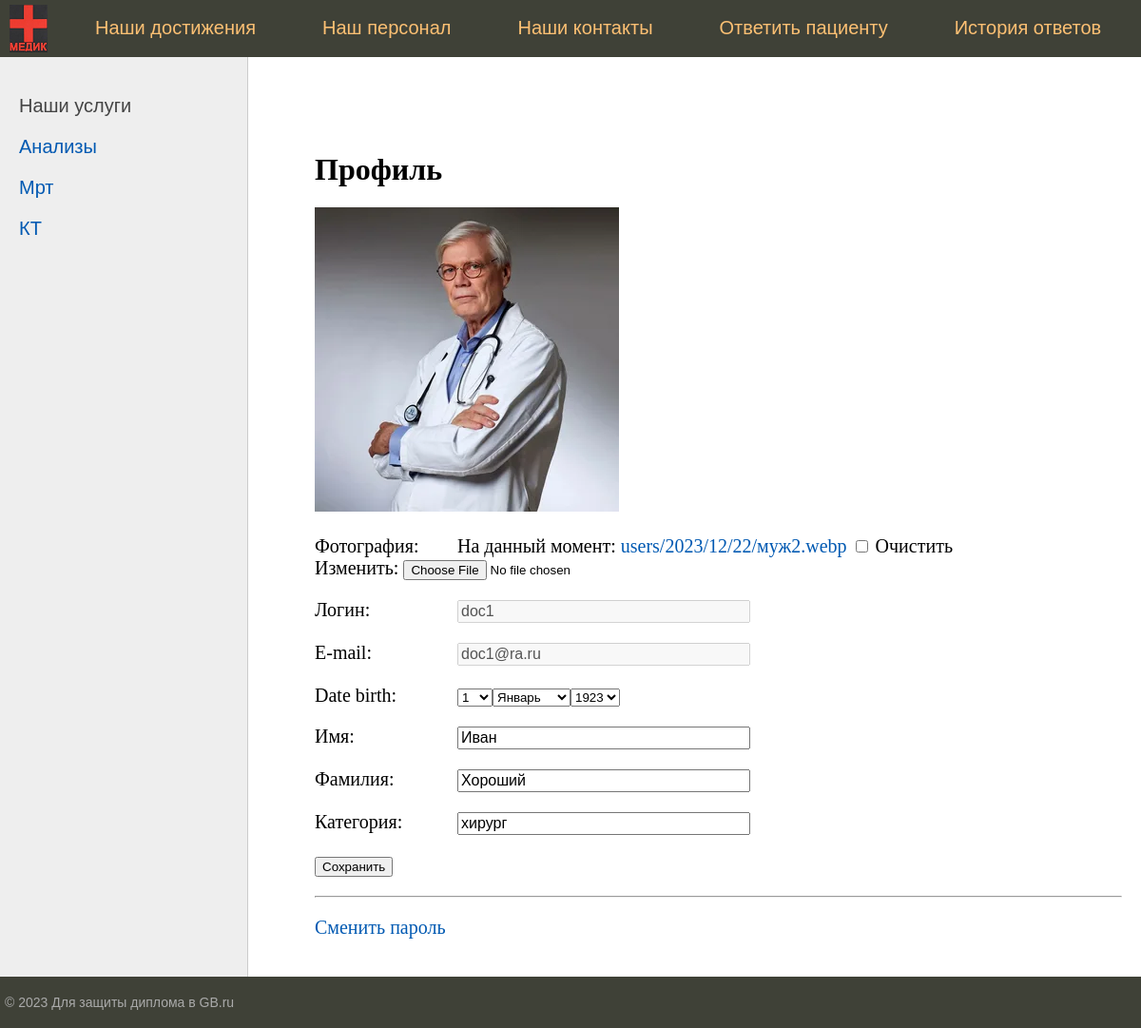
Page /users/profile/ (signed in) on the committed database.
### users/models.py (models this page shows)
class User(AbstractUser):
    photo = models.ImageField(upload_to="users/%Y/%m/%d/", blank=True, null=True, verbose_name="Фотография")
    date_birth = models.DateTimeField(blank=True, null=True, verbose_name="Дата рождения")
    cat_doctor = models.CharField(max_length=500, blank=True, null=True, verbose_name="Категория доктора")

### users/views.py (the view, shortened to what this page needs)
# urls.py: path('profile/', views.ProfileUser.as_view(), name='profile'),
class ProfileUser(UpdateView):
    model = get_user_model()
    form_class = ProfileUserForm
    template_name = 'users/profile.html'
    extra_context = {
        'title': "Профиль пользователя",
        'default_image': settings.DEFAULT_USER_IMAGE,
    }
    def get_object(self, queryset=None):
        return self.request.user

### hospital_app/templatetags/hospital_tags.py (called while the page is built)
@register.simple_tag
def get_menu():
    return menu

@register.simple_tag
def get_menu_left():
    return menu_left

@register.simple_tag
def get_menu_doctor():
    return menu_doctor

### users/templates/users/profile.html (shortened to what this page needs)
{% extends 'base.html' %}
{% block content %}
<h1>Профиль</h1>
<form method="post" enctype="multipart/form-data">
    {% if user.photo %}
    <p><img src="{{ user.photo.url }}">
    {% else %}
    <p><img src="{{ default_image }}">
    {% endif %}
    {% for f in form %}
    <p><label class="form-label" for="{{ f.id_for_label }}">{{f.label}}: </label>{{ f }}</p>
    {% endfor %}
    <p><button type="submit">Сохранить</button></p>
</form>
<hr>
<p><a href="{% url 'users:password_change' %}">Сменить пароль</a></p>
{% endblock %}

### hospital_app/static/hospital_app/css/styles.css (style rules this page uses)
html, body { font-family: 'Arial'; margin: 0; padding: 0; height: 100%; width: 100%; color: #444; }
a { color: #0059b2; text-decoration: none; }
img { max-width: 600px; height: auto; }
.content-text h1 { font-size: 32px; }
.form-input { width: 300px; font-size: 16px; }
.form-label { display: inline-block; min-width: 150px; vertical-align: top; }

### rows in the picture
User: photo (picture), form "doc1" "doc1@ra.ru" "Иван" "Хороший" "хирург"

### other values in the picture
{{ m.title }} "Наши достижения" "Наш персонал" "Наши контакты"
{{ m.title }} "Ответить пациенту" "История ответов"
{{ m.title }} "Анализы" "Мрт" "КТ"
{{ f.label }} "Фотография" "Логин" "E-mail" "Date birth" "Имя" "Фамилия" "Категория"
